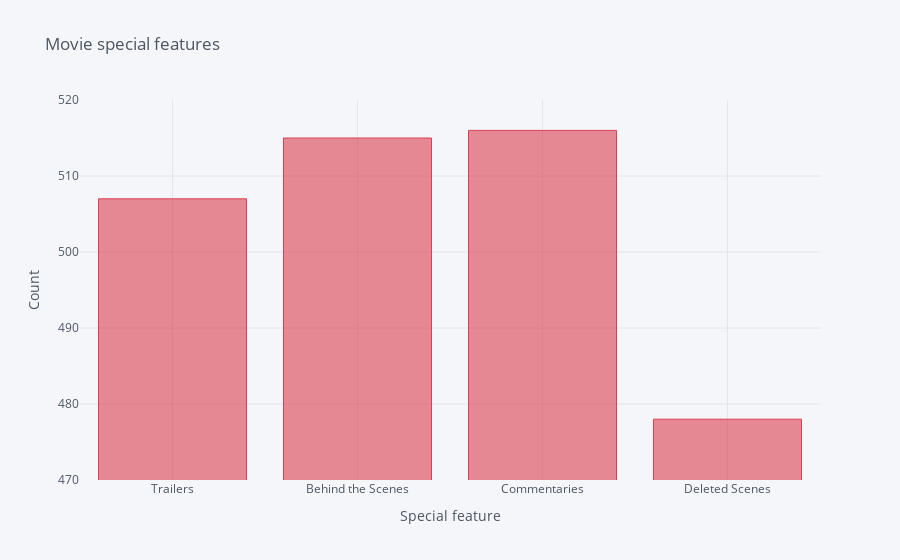

Notebook cell for this chart:
### Code cell
spec_features.iplot(kind='bar',title='Movie special features',xTitle='Special feature',yTitle='Count',yaxis_range=[470,520],color='red')

### Figure 1 — Plotly figure (JSON) as saved in the notebook; plotly's stock layout.template omitted (floating-point values rounded to 4 significant figures)
{"data": [{"marker": {"color": "rgba(219, 64, 82, 0.6)", "line": {"color": "rgba(219, 64, 82, 1.0)", "width": 1}}, "name": "Special Feature", "orientation": "v", "text": "", "type": "bar", "x": ["Trailers", "Behind the Scenes", "Commentaries", "Deleted Scenes"], "y": [507, 515, 516, 478]}], "layout": {"legend": {"bgcolor": "#F5F6F9", "font": {"color": "#4D5663"}}, "paper_bgcolor": "#F5F6F9", "plot_bgcolor": "#F5F6F9", "title": {"font": {"color": "#4D5663"}, "text": "Movie special features"}, "xaxis": {"gridcolor": "#E1E5ED", "showgrid": true, "tickfont": {"color": "#4D5663"}, "title": {"font": {"color": "#4D5663"}, "text": "Special feature"}, "zerolinecolor": "#E1E5ED"}, "yaxis": {"gridcolor": "#E1E5ED", "range": [470, 520], "showgrid": true, "tickfont": {"color": "#4D5663"}, "title": {"font": {"color": "#4D5663"}, "text": "Count"}, "zerolinecolor": "#E1E5ED"}}}
